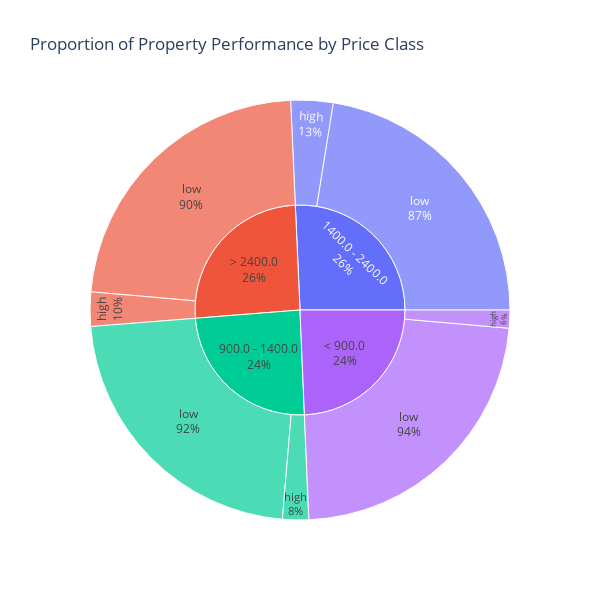

The notebook cell saved with this chart:
### Code cell
# sunburst

fig = px.sunburst(
    bnb, 
    path=['price_class', 'property_performance'], 
    title=f'Proportion of Property Performance by Price Class', 
    width=600, 
    height=600
    )

fig.update_traces(textinfo="label+percent parent")  

fig.show()

### Figure 1 — Plotly figure (JSON) as saved in the notebook; plotly's stock layout.template omitted (floating-point values rounded to 4 significant figures)
{"data": [{"branchvalues": "total", "domain": {"x": [0, 1], "y": [0, 1]}, "hovertemplate": "labels=%{label}<br>count=%{value}<br>parent=%{parent}<br>id=%{id}<extra></extra>", "ids": ["1400.0 - 2400.0/high", "900.0 - 1400.0/high", "< 900.0/high", "> 2400.0/high", "1400.0 - 2400.0/low", "900.0 - 1400.0/low", "< 900.0/low", "> 2400.0/low", "1400.0 - 2400.0", "900.0 - 1400.0", "< 900.0", "> 2400.0"], "labels": ["high", "high", "high", "high", "low", "low", "low", "low", "1400.0 - 2400.0", "900.0 - 1400.0", "< 900.0", "> 2400.0"], "name": "", "parents": ["1400.0 - 2400.0", "900.0 - 1400.0", "< 900.0", "> 2400.0", "1400.0 - 2400.0", "900.0 - 1400.0", "< 900.0", "> 2400.0", "", "", "", ""], "textinfo": "label+percent parent", "type": "sunburst", "values": [514, 319, 220, 418, 3560, 3550, 3635, 3630, 4074, 3869, 3855, 4048]}], "layout": {"height": 600, "legend": {"tracegroupgap": 0}, "title": {"text": "Proportion of Property Performance by Price Class"}, "width": 600}}
